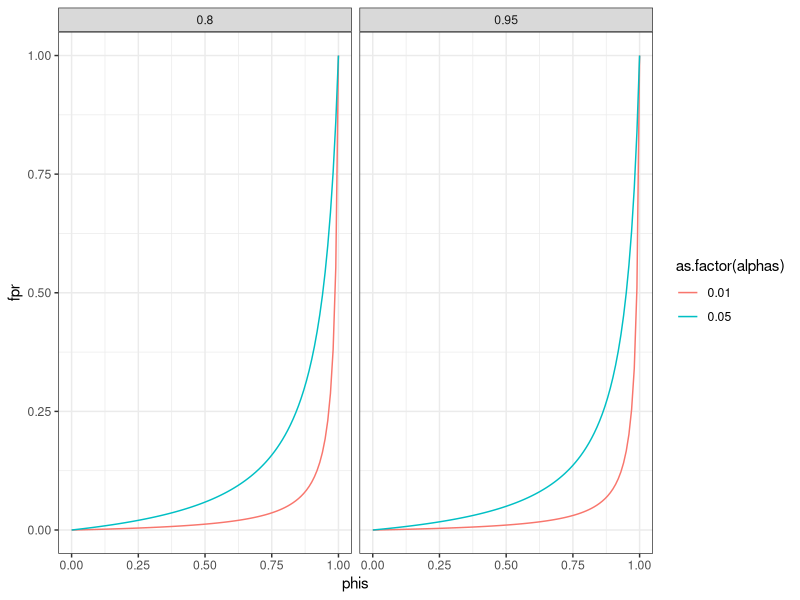
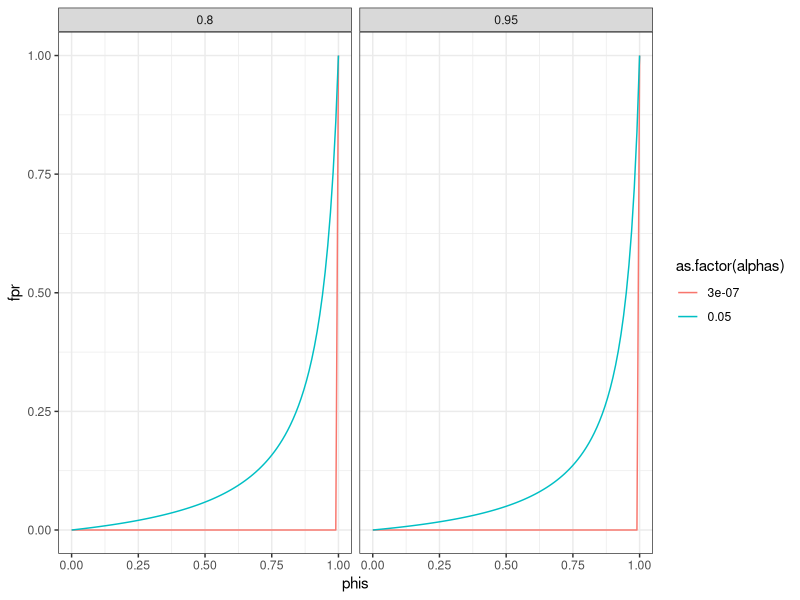
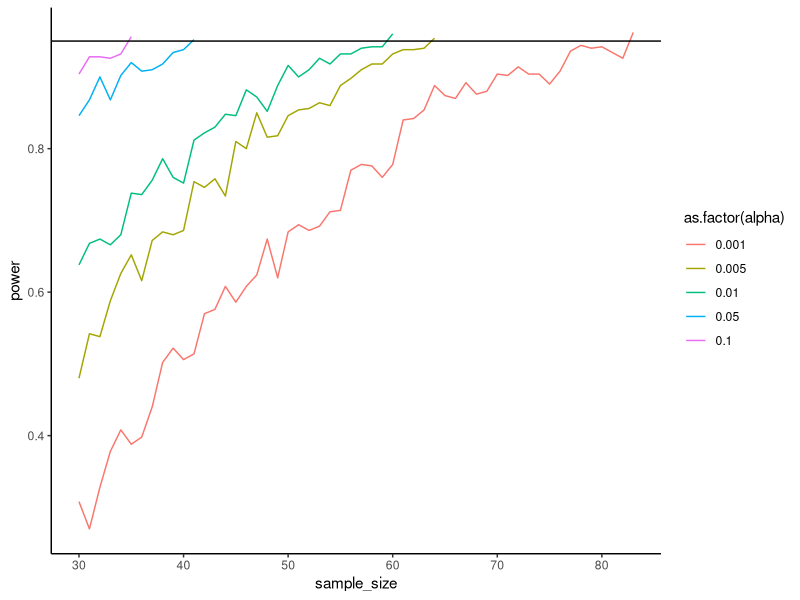
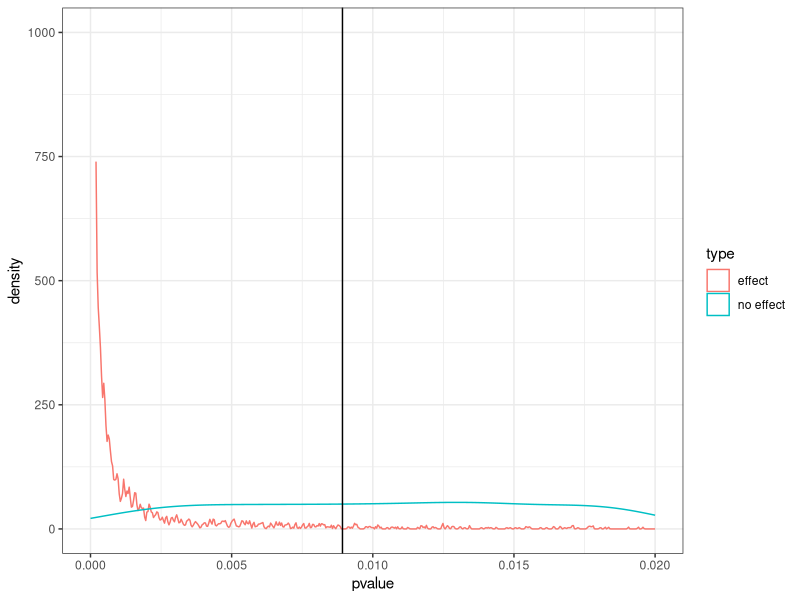
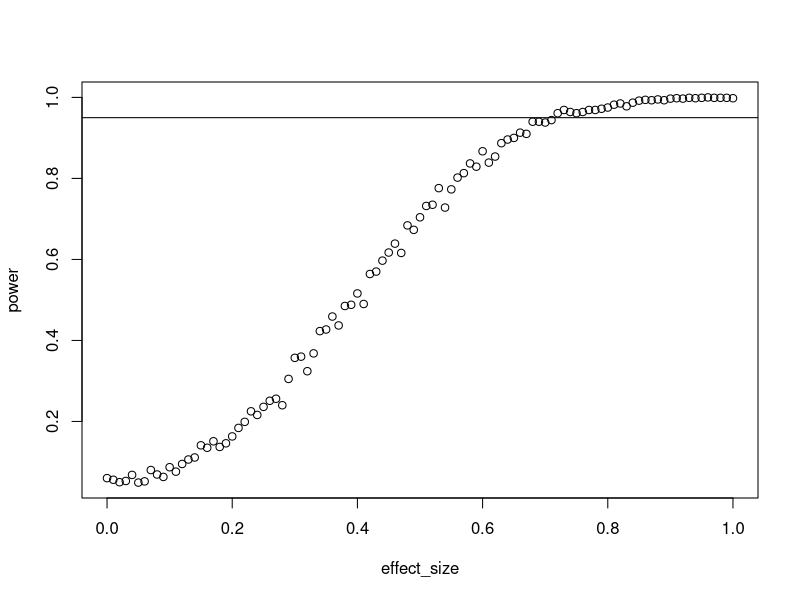
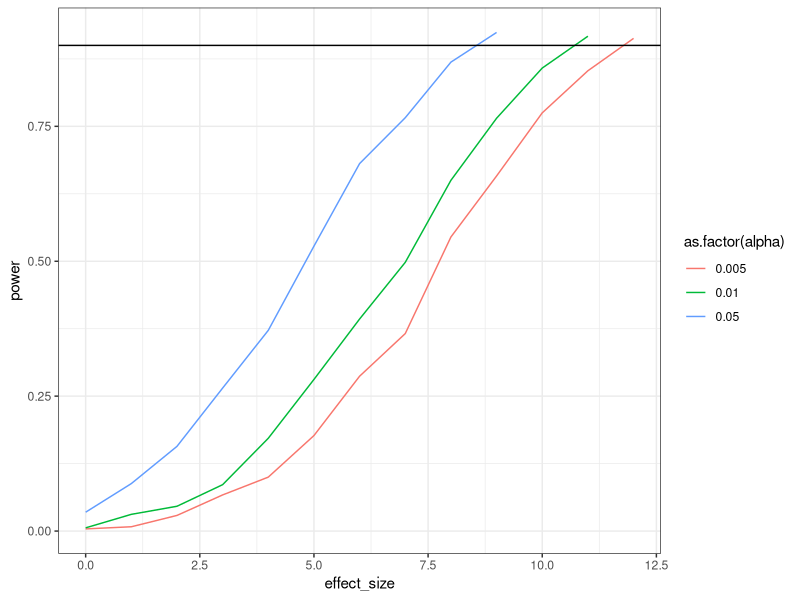
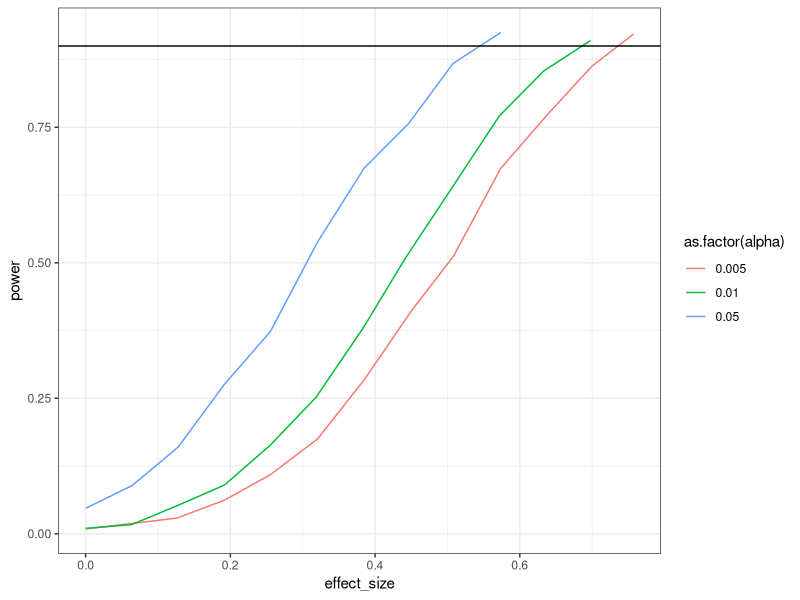

These figures' R source, in order:
## ---- chunk 1
#| echo: true
#| eval: true

iq_scores <- seq(100, 105, 1)
sample_size <- c(10, 20)
d <- expand.grid(iq_scores, sample_size)

d
## ---- chunk 2
phis <- seq(0, 1, 0.01)
alphas <- c(standard = .05, low = .01)
power <- c(0.80, 0.95)

d <- expand.grid(phis, alphas, power)
names(d) <- c("phis", "alphas", "power")
d$fpr <- (d$phis * d$alphas) / ((d$phis * d$alphas) + (d$power * (1 - d$phis)))

library(ggplot2)
ggplot(d, aes(x = phis, y = fpr, color = as.factor(alphas))) + geom_line() + facet_wrap(~ power) + theme_bw()
## ---- chunk 3
phis <- seq(0, 1, 0.01)
alphas <- c(standard = .05, physics = 3*10^-7)
power <- c(0.80, 0.95)

d <- expand.grid(phis, alphas, power)
names(d) <- c("phis", "alphas", "power")
d$fpr <- (d$phis * d$alphas) / ((d$phis * d$alphas) + (d$power * (1 - d$phis)))

ggplot(d, aes(x = phis, y = fpr, color = as.factor(alphas))) + geom_line() + facet_wrap(~ power) + theme_bw()
## ---- chunk 4
library(MASS)

means <- c(pre = 4, post = 4.3)
pre_sd <- 0.4
post_sd <- 0.7
correlation <- 0.65
alphas <- c(0.005, 0.001, 0.01, 0.05, 0.10)
runs <- 500
n_max <- 110

sigma <- 
    matrix(
      c(
        pre_sd**2,
        correlation * pre_sd * post_sd,
        correlation * pre_sd * post_sd,
        post_sd**2
      ),
      ncol = 2
    )

outcomes <- 
  data.frame(
    sample_size = NULL,
    alpha = NULL,
    power = NULL
  )

for (analpha in alphas) {
  
  n <- 30
  power <- 0
  
  while (power < 0.95 & n <= n_max) {
    
    pvalues <- NULL
    
    for (i in 1:runs) {
      
      d <- as.data.frame(
        mvrnorm(
          n,
          means,
          sigma
        )
      )
      
      t <- t.test(d$pre, d$post, paired = TRUE)
      
      pvalues[i] <- t$p.value
    }
    
    power <- sum(pvalues < analpha) / length(pvalues)
    
    outcomes <- rbind(
      outcomes,
      data.frame(
        sample_size = n,
        alpha = analpha,
        power = power
      )
    )
    
    n <- n + 1
  }
}

ggplot(outcomes, aes(x = sample_size, y = power, color = as.factor(alpha))) + geom_line() + geom_hline(yintercept = 0.95) + theme_classic()
## ---- chunk 5
set.seed(42)

n <- 1e3
m <- 100
sd <- 15
sesoi <- 3
draws <- 1e4
alpha <- 0.008925552

pvalues <- NULL
nulls <- NULL

for (i in 1:draws) {
  
  control <- rnorm(n, m, sd)
  treatment <- rnorm(n, m + sesoi, sd)
  
  pvalues[i] <- t.test(control, treatment, alternative = "less")$p.value
  
  control <- rnorm(n, m, sd)
  treatment <- rnorm(n, m, sd)
  
  nulls[i] <- t.test(control, treatment, alternative = "less")$p.value
}

power <- sum(pvalues < alpha) / length(pvalues)

d <- data.frame(
  pvalue = c(pvalues, nulls),
  type = rep(c("effect", "no effect"), each = draws)
)

ggplot(d, aes(x = pvalue, color = type)) + geom_density() + xlim(c(0, 0.02)) + ylim(c(0, draws/10)) + geom_vline(xintercept = alpha) + theme_bw()
## ---- chunk 6
set.seed(42)

n <- 27
effects <- seq(0, 1, 0.01)
draws <- 1e3


outcomes <- 
  data.frame(
    effect_size = NULL,
    power = NULL
  )

for (aneffect in effects) {
  
  pvalues <- NULL
  
  for (i in 1:draws) {
    
    differences <- rnorm(n, aneffect)
    
    t <- t.test(differences, mu = 0)
    
    pvalues[i] <- t$p.value
  }
  
  outcomes <- 
    rbind(
      outcomes,
      data.frame(
        effect_size = aneffect,
        power = sum(pvalues < 0.05) / length(pvalues)
      )
    )
}

with(outcomes, plot(effect_size, power))
abline(h = 0.95)
## ---- chunk 7
n <- 32
sd_control <- 16
sd_treatment <- 13
correlation <- 0.4
alphas <- c(0.005, 0.01, 0.05)
runs <- 1e3

library(MASS)

outcomes <- 
  data.frame(
    effect_size = NULL,
    alpha = NULL,
    power = NULL
  )

sigma <- 
  matrix(
    c(
      sd_control**2,
      correlation * sd_control * sd_treatment,
      correlation * sd_control * sd_treatment,
      sd_treatment**2
    ),
    ncol = 2
  )

for (analpha in alphas) {
  
  effect_size <- 0
  power <- 0
  
  while (power < 0.90) {
    
    pvalues <- NULL
    
    means <- c(control = 56, treatment = 56 + effect_size)
    
    for (i in 1:runs) {
      
      d <- as.data.frame(
        mvrnorm(
          n,
          means,
          sigma
        )
      )
      
      t <- t.test(d$control, d$treatment, paired = TRUE, alternative = "less")
      
      pvalues[i] <- t$p.value
    }
    
    power <- sum(pvalues < analpha) / length(pvalues)
    
    outcomes <- rbind(
      outcomes,
      data.frame(
        effect_size = effect_size,
        alpha = analpha,
        power = power
      )
    )
    
    effect_size <- effect_size + 1
  }
}

ggplot(outcomes, aes(x = effect_size, y = power, color = as.factor(alpha))) + geom_line() + geom_hline(yintercept = 0.9) + theme_bw()
## ---- chunk 8
set.seed(42)

n <- 32
sd_control <- 16
sd_treatment <- 13
correlation <- 0.4
alphas <- c(0.005, 0.01, 0.05)
runs <- 1e3

library(MASS)

outcomes <- 
  data.frame(
    effect_size = NULL,
    alpha = NULL,
    power = NULL
  )

sigma <- 
  matrix(
    c(
      sd_control**2,
      correlation * sd_control * sd_treatment,
      correlation * sd_control * sd_treatment,
      sd_treatment**2
    ),
    ncol = 2
  )

for (analpha in alphas) {
  
  effect_size <- 0
  power <- 0
  
  while (power < 0.90) {
    
    pvalues <- NULL
    ds <- NULL
    means <- c(control = 56, treatment = 56 + effect_size)
    
    for (i in 1:runs) {
      
      d <- as.data.frame(
        mvrnorm(
          n,
          means,
          sigma
        )
      )
      
      t <- t.test(d$control, d$treatment, paired = TRUE, alternative = "less")
      
      pvalues[i] <- t$p.value
      
      ds[i] <- (effect_size - 0) / sd(d$control-d$treatment)
    }
    
    power <- sum(pvalues < analpha) / length(pvalues)
    
    outcomes <- rbind(
      outcomes,
      data.frame(
        effect_size = mean(ds),
        alpha = analpha,
        power = power
      )
    )
    
    effect_size <- effect_size + 1
  }
}

ggplot(outcomes, aes(x = effect_size, y = power, color = as.factor(alpha))) + geom_line() + geom_hline(yintercept = 0.9) + theme_bw()
